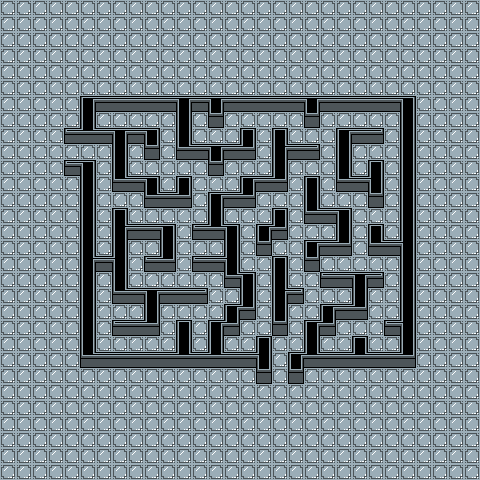

Below is a game level as drawn by its tile map, then a one-line description and the .tmx file that defines it, in full:
An orthogonal 30x30 tile map with 16x16 px tiles, 2 tile layers (floor, wall) and 4 objects (2x point, 2x collision).

<map version="1.5" tiledversion="2021.03.23" orientation="orthogonal" renderorder="right-down" width="30" height="30" tilewidth="16" tileheight="16" infinite="0" nextlayerid="6" nextobjectid="17">
 <tileset firstgid="1" source="../tileset/tileset.tsx" />
 <layer id="2" name="floor" width="30" height="30" locked="1">
  <data encoding="csv">
11,11,11,11,11,11,11,11,11,11,11,11,11,11,11,11,11,11,11,11,11,11,11,11,11,11,11,11,11,11,
11,11,11,11,11,11,11,11,11,11,11,11,11,11,11,11,11,11,11,11,11,11,11,11,11,11,11,11,11,11,
11,11,11,11,11,11,11,11,11,11,11,11,11,11,11,11,11,11,11,11,11,11,11,11,11,11,11,11,11,11,
11,11,11,11,11,11,11,11,11,11,11,11,11,11,11,11,11,11,11,11,11,11,11,11,11,11,11,11,11,11,
11,11,11,11,11,11,11,11,11,11,11,11,11,11,11,11,11,11,11,11,11,11,11,11,11,11,11,11,11,11,
11,11,11,11,11,11,11,11,11,11,11,11,11,11,11,11,11,11,11,11,11,11,11,11,11,11,11,11,11,11,
11,11,11,11,11,11,11,11,11,11,11,11,11,11,11,11,11,11,11,11,11,11,11,11,11,11,11,11,11,11,
11,11,11,11,11,11,11,11,11,11,11,11,11,11,11,11,11,11,11,11,11,11,11,11,11,11,11,11,11,11,
11,11,11,11,11,11,11,11,11,11,11,11,11,11,11,11,11,11,11,11,11,11,11,11,11,11,11,11,11,11,
11,11,11,11,11,11,11,11,11,11,11,11,11,11,11,11,11,11,11,11,11,11,11,11,11,11,11,11,11,11,
11,11,11,11,11,11,11,11,11,11,11,11,11,11,11,11,11,11,11,11,11,11,11,11,11,11,11,11,11,11,
11,11,11,11,11,11,11,11,11,11,11,11,11,11,11,11,11,11,11,11,11,11,11,11,11,11,11,11,11,11,
11,11,11,11,11,11,11,11,11,11,11,11,11,11,11,11,11,11,11,11,11,11,11,11,11,11,11,11,11,11,
11,11,11,11,11,11,11,11,11,11,11,11,11,11,11,11,11,11,11,11,11,11,11,11,11,11,11,11,11,11,
11,11,11,11,11,11,11,11,11,11,11,11,11,11,11,11,11,11,11,11,11,11,11,11,11,11,11,11,11,11,
11,11,11,11,11,11,11,11,11,11,11,11,11,11,11,11,11,11,11,11,11,11,11,11,11,11,11,11,11,11,
11,11,11,11,11,11,11,11,11,11,11,11,11,11,11,11,11,11,11,11,11,11,11,11,11,11,11,11,11,11,
11,11,11,11,11,11,11,11,11,11,11,11,11,11,11,11,11,11,11,11,11,11,11,11,11,11,11,11,11,11,
11,11,11,11,11,11,11,11,11,11,11,11,11,11,11,11,11,11,11,11,11,11,11,11,11,11,11,11,11,11,
11,11,11,11,11,11,11,11,11,11,11,11,11,11,11,11,11,11,11,11,11,11,11,11,11,11,11,11,11,11,
11,11,11,11,11,11,11,11,11,11,11,11,11,11,11,11,11,11,11,11,11,11,11,11,11,11,11,11,11,11,
11,11,11,11,11,11,11,11,11,11,11,11,11,11,11,11,11,11,11,11,11,11,11,11,11,11,11,11,11,11,
11,11,11,11,11,11,11,11,11,11,11,11,11,11,11,11,11,11,11,11,11,11,11,11,11,11,11,11,11,11,
11,11,11,11,11,11,11,11,11,11,11,11,11,11,11,11,11,11,11,11,11,11,11,11,11,11,11,11,11,11,
11,11,11,11,11,11,11,11,11,11,11,11,11,11,11,11,11,11,11,11,11,11,11,11,11,11,11,11,11,11,
11,11,11,11,11,11,11,11,11,11,11,11,11,11,11,11,11,11,11,11,11,11,11,11,11,11,11,11,11,11,
11,11,11,11,11,11,11,11,11,11,11,11,11,11,11,11,11,11,11,11,11,11,11,11,11,11,11,11,11,11,
11,11,11,11,11,11,11,11,11,11,11,11,11,11,11,11,11,11,11,11,11,11,11,11,11,11,11,11,11,11,
11,11,11,11,11,11,11,11,11,11,11,11,11,11,11,11,11,11,11,11,11,11,11,11,11,11,11,11,11,11,
11,11,11,11,11,11,11,11,11,11,11,11,11,11,11,11,11,11,11,11,11,11,11,11,11,11,11,11,11,11
</data>
 </layer>
 <layer id="1" name="wall" width="30" height="30" locked="1">
  <data encoding="csv">
0,0,0,0,0,0,0,0,0,0,0,0,0,0,0,0,0,0,0,0,0,0,0,0,0,0,0,0,0,0,
0,0,0,0,0,0,0,0,0,0,0,0,0,0,0,0,0,0,0,0,0,0,0,0,0,0,0,0,0,0,
0,0,0,0,0,0,0,0,0,0,0,0,0,0,0,0,0,0,0,0,0,0,0,0,0,0,0,0,0,0,
0,0,0,0,0,0,0,0,0,0,0,0,0,0,0,0,0,0,0,0,0,0,0,0,0,0,0,0,0,0,
0,0,0,0,0,0,0,0,0,0,0,0,0,0,0,0,0,0,0,0,0,0,0,0,0,0,0,0,0,0,
0,0,0,0,0,0,0,0,0,0,0,0,0,0,0,0,0,0,0,0,0,0,0,0,0,0,0,0,0,0,
0,0,0,0,0,2,4,4,4,4,4,9,4,9,4,4,4,4,4,9,4,4,4,4,4,13,0,0,0,0,
0,0,0,0,0,3,0,0,0,0,0,3,0,14,0,0,0,0,0,14,0,0,0,0,0,3,0,0,0,0,
0,0,0,0,15,8,4,9,4,13,0,3,0,0,0,7,0,7,0,0,0,2,4,1,0,3,0,0,0,0,
0,0,0,0,0,0,0,3,0,14,0,5,4,9,4,6,0,10,4,1,0,3,0,0,0,3,0,0,0,0,
0,0,0,0,15,13,0,3,0,0,0,0,0,14,0,0,0,3,0,0,0,3,0,7,0,3,0,0,0,0,
0,0,0,0,0,3,0,5,4,13,0,7,0,0,0,2,4,6,0,7,0,5,4,16,0,3,0,0,0,0,
0,0,0,0,0,3,0,0,0,5,4,6,0,2,4,6,0,0,0,3,0,0,0,14,0,3,0,0,0,0,
0,0,0,0,0,3,0,7,0,0,0,0,0,3,0,0,0,7,0,5,4,13,0,0,0,3,0,0,0,0,
0,0,0,0,0,3,0,10,4,4,13,0,12,8,13,0,2,6,0,0,0,3,0,7,0,3,0,0,0,0,
0,0,0,0,0,3,0,3,0,0,3,0,0,0,3,0,14,0,0,2,4,6,0,5,4,16,0,0,0,0,
0,0,0,0,0,10,4,16,0,12,6,0,12,4,16,0,0,7,0,14,0,0,0,0,0,3,0,0,0,0,
0,0,0,0,0,3,0,3,0,0,0,0,0,0,5,13,0,3,0,0,15,4,9,1,0,3,0,0,0,0,
0,0,0,0,0,3,0,5,4,9,4,4,1,0,0,3,0,10,1,0,0,0,3,0,0,3,0,0,0,0,
0,0,0,0,0,3,0,0,0,3,0,0,0,0,2,6,0,3,0,0,2,4,6,0,0,3,0,0,0,0,
0,0,0,0,0,3,0,15,4,6,0,7,0,2,6,0,0,14,0,2,6,0,0,0,12,16,0,0,0,0,
0,0,0,0,0,3,0,0,0,0,0,3,0,3,0,0,7,0,0,3,0,0,7,0,0,3,0,0,0,0,
0,0,0,0,0,5,4,4,4,4,4,8,4,8,4,4,16,0,2,8,4,4,8,4,4,6,0,0,0,0,
0,0,0,0,0,0,0,0,0,0,0,0,0,0,0,0,14,0,14,0,0,0,0,0,0,0,0,0,0,0,
0,0,0,0,0,0,0,0,0,0,0,0,0,0,0,0,0,0,0,0,0,0,0,0,0,0,0,0,0,0,
0,0,0,0,0,0,0,0,0,0,0,0,0,0,0,0,0,0,0,0,0,0,0,0,0,0,0,0,0,0,
0,0,0,0,0,0,0,0,0,0,0,0,0,0,0,0,0,0,0,0,0,0,0,0,0,0,0,0,0,0,
0,0,0,0,0,0,0,0,0,0,0,0,0,0,0,0,0,0,0,0,0,0,0,0,0,0,0,0,0,0,
0,0,0,0,0,0,0,0,0,0,0,0,0,0,0,0,0,0,0,0,0,0,0,0,0,0,0,0,0,0,
0,0,0,0,0,0,0,0,0,0,0,0,0,0,0,0,0,0,0,0,0,0,0,0,0,0,0,0,0,0
</data>
 </layer>
 <objectgroup id="5" name="object" locked="1">
  <object id="13" name="end" type="point" x="280" y="360">
   <point />
  </object>
  <object id="14" name="start" type="point" x="88" y="152">
   <point />
  </object>
  <object id="15" type="collision" x="64" y="144" width="16" height="16" />
  <object id="16" type="collision" x="272" y="368" width="16" height="16" />
 </objectgroup>
</map>
